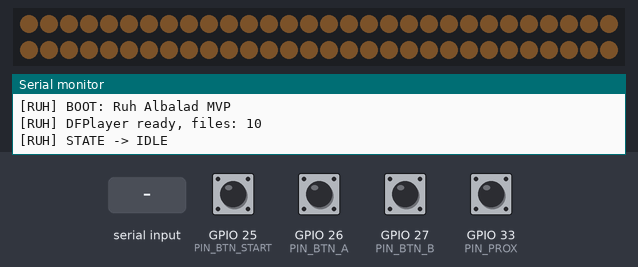
This sketch was run on a simulated ESP32. On the bench: 60 RGB LEDs in strip order, left to right, continuing on the next row, the last lines printed to the serial monitor. The test bench sets the inputs (shaded band); at power-on: GPIO 25 (PIN_BTN_START), GPIO 26 (PIN_BTN_A), GPIO 27 (PIN_BTN_B), GPIO 33 (PIN_PROX) HIGH. Dim RGB values are drawn brighter than linear; the audio player accepts every command and is not drawn.

Above: at 1.84 s.
2.0 s: GPIO 25 (PIN_BTN_START) pulled LOW for 0.15 s
2.7 s: "START\n" received over Serial
5.7 s: "A\n" received over Serial
8.7 s: GPIO 27 (PIN_BTN_B) pulled LOW for 1 s
At 9.51 s:
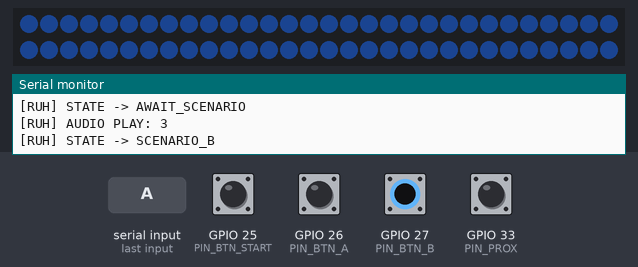
10.3 s: GPIO 33 (PIN_PROX) pulled LOW for 1 s
11.9 s: "B\n" received over Serial
At 44.9 s:
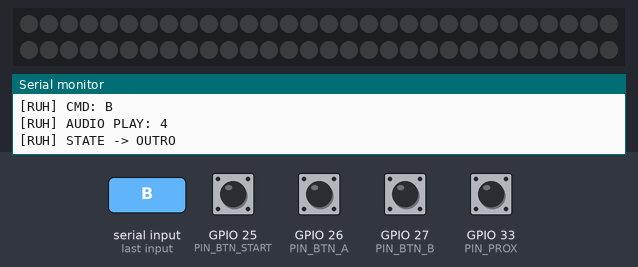

Measured:
- what the display in image 2 shows lasts 0.6 s, from 44.5 s to 45.1 s

The sketch:

ruh_albalad_mvp.ino
```cpp
#include <Arduino.h>
#include <Adafruit_NeoPixel.h>
#include <DFRobotDFPlayerMini.h>
#include <HardwareSerial.h>
#include <esp_system.h>

/*
  ==============================================
  روح البلد - ESP32 MVP (نسخة مستقرة للعرض الأولي)
  ==============================================
  - تشغيل أساسي بدون voice bridge.
  - Test Mode لاختبار كل جزء منفصل.
  - Serial Logs واضحة لكل حالة وأي خطأ.
*/

// =========================================================
// الإعدادات الافتراضية (Default Config) - عدلي من هنا فقط
// =========================================================
namespace CFG {
  // اللوحة المعتمدة: ESP32 DevKit V1 (WROOM-32)
  static const uint32_t SERIAL_BAUD = 115200;

  // Pins
  static const uint8_t PIN_LED_DATA = 18;
  static const uint8_t PIN_BTN_START = 25;
  static const uint8_t PIN_BTN_A = 26;
  static const uint8_t PIN_BTN_B = 27;
  static const uint8_t PIN_PROX = 33; // حساس IR رقمي
  static const uint8_t PIN_DF_TX = 16; // ESP32 TX -> DF RX (مع مقاومة 1K)
  static const uint8_t PIN_DF_RX = 17; // ESP32 RX <- DF TX

  // LED strip المعتمد: WS2812B عدد 60
  static const uint16_t LED_COUNT = 60;
  static const uint8_t LED_BRIGHTNESS = 120; // 0..255

  // السلوك
  static const bool ENABLE_TEST_MODE = false; // true لاختبار الأجزاء منفصلة
  static const bool ENABLE_PROX_SENSOR = true; // إذا تعطل الحساس يعطل تلقائيا
  static const unsigned long INTRO_MS = 7000;
  static const unsigned long AWAIT_MS = 10000;
  static const unsigned long SCENE_MS = 30000;
  static const unsigned long OUTRO_MS = 6000;

  // الصوت
  static const uint8_t AUDIO_VOLUME = 22; // 0..30

  // مراقبة الحساس
  static const unsigned long PROX_STUCK_LOW_MS = 12000;
}

HardwareSerial dfSerial(2);
DFRobotDFPlayerMini dfPlayer;
Adafruit_NeoPixel strip(CFG::LED_COUNT, CFG::PIN_LED_DATA, NEO_GRB + NEO_KHZ800);

enum State { IDLE, INTRO, AWAIT_SCENARIO, SCENARIO_A, SCENARIO_B, OUTRO };
State currentState = IDLE;
unsigned long stateStartMs = 0;
unsigned long lastAnimMs = 0;

bool dfReady = false;
bool sdReady = false;
bool proxEnabled = CFG::ENABLE_PROX_SENSOR;
unsigned long proxLowSinceMs = 0;
int lastProx = HIGH;

String serialCommand;

// ---------- أدوات عامة ----------
void logLine(const String& msg) {
  Serial.println("[RUH] " + msg);
}

bool isPressed(uint8_t pin) {
  return digitalRead(pin) == LOW;
}

void setAll(uint8_t r, uint8_t g, uint8_t b) {
  for (uint16_t i = 0; i < CFG::LED_COUNT; i++) {
    strip.setPixelColor(i, strip.Color(r, g, b));
  }
  strip.show();
}

void breathingStep(uint8_t r, uint8_t g, uint8_t b, uint16_t periodMs) {
  // نبضة إضاءة غير حاجزة (non-blocking)
  unsigned long t = millis() % periodMs;
  float phase = (float)t / (float)periodMs;
  float wave = (phase < 0.5f) ? (phase * 2.0f) : (2.0f - phase * 2.0f);
  uint8_t k = (uint8_t)(wave * 120.0f) + 10;
  setAll((r * k) / 255, (g * k) / 255, (b * k) / 255);
}

void transition(State nextState) {
  currentState = nextState;
  stateStartMs = millis();
  switch (nextState) {
    case IDLE: logLine("STATE -> IDLE"); break;
    case INTRO: logLine("STATE -> INTRO"); break;
    case AWAIT_SCENARIO: logLine("STATE -> AWAIT_SCENARIO"); break;
    case SCENARIO_A: logLine("STATE -> SCENARIO_A"); break;
    case SCENARIO_B: logLine("STATE -> SCENARIO_B"); break;
    case OUTRO: logLine("STATE -> OUTRO"); break;
  }
}

void playTrackSafe(uint8_t idx) {
  // Fail-safe: الصوت اختياري، العرض لا يتوقف إذا تعطل
  if (!dfReady || !sdReady) {
    logLine("AUDIO SKIP: DF/SD not ready, requested track " + String(idx));
    return;
  }
  dfPlayer.play(idx);
  logLine("AUDIO PLAY: " + String(idx));
}

void parseSerialCommands() {
  while (Serial.available() > 0) {
    char c = (char)Serial.read();
    if (c == '\n' || c == '\r') {
      serialCommand.trim();
      if (serialCommand.length() > 0) {
        logLine("CMD: " + serialCommand);
        if (serialCommand == "START" && currentState == IDLE) {
          playTrackSafe(1);
          transition(INTRO);
        } else if (serialCommand == "A" && currentState == AWAIT_SCENARIO) {
          playTrackSafe(2);
          transition(SCENARIO_A);
        } else if (serialCommand == "B" && currentState == AWAIT_SCENARIO) {
          playTrackSafe(3);
          transition(SCENARIO_B);
        } else if (serialCommand == "TEST") {
          logLine("TIP: set CFG::ENABLE_TEST_MODE = true then upload");
        }
      }
      serialCommand = "";
    } else {
      serialCommand += c;
    }
  }
}

void setupAudio() {
  dfSerial.begin(9600, SERIAL_8N1, CFG::PIN_DF_RX, CFG::PIN_DF_TX);
  dfReady = dfPlayer.begin(dfSerial, true, true);
  if (!dfReady) {
    logLine("FAILSAFE: DFPlayer init failed (audio disabled)");
    sdReady = false;
    return;
  }
  dfPlayer.volume(CFG::AUDIO_VOLUME);
  uint16_t files = dfPlayer.readFileCounts();
  sdReady = files > 0;
  if (!sdReady) {
    logLine("FAILSAFE: microSD missing/empty (audio disabled)");
  } else {
    logLine("DFPlayer ready, files: " + String(files));
  }
}

void setupHardware() {
  pinMode(CFG::PIN_BTN_START, INPUT_PULLUP);
  pinMode(CFG::PIN_BTN_A, INPUT_PULLUP);
  pinMode(CFG::PIN_BTN_B, INPUT_PULLUP);
  pinMode(CFG::PIN_PROX, INPUT_PULLUP);

  strip.begin();
  strip.setBrightness(CFG::LED_BRIGHTNESS);
  strip.clear();
  strip.show();
}

void monitorProximityHealth() {
  if (!proxEnabled) return;
  int v = digitalRead(CFG::PIN_PROX);
  if (v == LOW) {
    if (lastProx != LOW) {
      proxLowSinceMs = millis();
    } else if (millis() - proxLowSinceMs > CFG::PROX_STUCK_LOW_MS) {
      proxEnabled = false;
      logLine("FAILSAFE: proximity sensor stuck LOW, disabled");
    }
  }
  lastProx = v;
}

void runFailSafePowerSignal() {
  // لا يوجد قياس جهد مباشر في الدائرة الحالية.
  // بديل عملي: تحذير مرئي ورسالة تسلسلية عند إعادة التشغيل المتكررة.
  esp_reset_reason_t reason = esp_reset_reason();
  if (reason == ESP_RST_BROWNOUT) {
    logLine("FAILSAFE: brownout detected -> check 5V PSU and GND");
    for (int i = 0; i < 3; i++) {
      setAll(255, 0, 0);
      delay(150);
      setAll(0, 0, 0);
      delay(100);
    }
  }
}

// ---------- Test Mode ----------
void testButtons() {
  logLine("TEST: Buttons (press each button)");
  unsigned long start = millis();
  while (millis() - start < 10000) {
    if (isPressed(CFG::PIN_BTN_START)) logLine("TEST OK: START button");
    if (isPressed(CFG::PIN_BTN_A)) logLine("TEST OK: A button");
    if (isPressed(CFG::PIN_BTN_B)) logLine("TEST OK: B button");
    delay(120);
  }
}

void testLeds() {
  logLine("TEST: LED strip");
  setAll(255, 0, 0); delay(700);
  setAll(0, 255, 0); delay(700);
  setAll(0, 0, 255); delay(700);
  setAll(255, 180, 60); delay(700);
  setAll(0, 0, 0);
  logLine("TEST OK: LED sequence done");
}

void testDfPlayer() {
  logLine("TEST: DFPlayer");
  if (!dfReady) {
    logLine("TEST FAIL: DFPlayer not initialized");
    return;
  }
  if (!sdReady) {
    logLine("TEST FAIL: microSD missing/empty");
    return;
  }
  playTrackSafe(1);
  delay(2500);
  playTrackSafe(4);
  delay(2500);
  logLine("TEST OK: DFPlayer tracks played");
}

void testProximity() {
  logLine("TEST: Proximity sensor (trigger within 8s)");
  unsigned long start = millis();
  bool hit = false;
  while (millis() - start < 8000) {
    if (digitalRead(CFG::PIN_PROX) == LOW) {
      hit = true;
      break;
    }
    delay(30);
  }
  if (hit) logLine("TEST OK: proximity triggered");
  else logLine("TEST WARN: proximity not triggered, fallback to START button");
}

void runTestMode() {
  logLine("========== TEST MODE ==========");
  testButtons();
  testLeds();
  testDfPlayer();
  testProximity();
  logLine("========== TEST MODE DONE ==========");
}

// ---------- حالات النظام ----------
void handleIdle() {
  if (millis() - lastAnimMs > 25) {
    breathingStep(40, 30, 20, 2200);
    lastAnimMs = millis();
  }

  bool proxTriggered = proxEnabled && (digitalRead(CFG::PIN_PROX) == LOW);
  if (isPressed(CFG::PIN_BTN_START) || proxTriggered) {
    playTrackSafe(1); // 0001 - intro
    transition(INTRO);
  }
}

void handleIntro() {
  if (millis() - lastAnimMs > 20) {
    breathingStep(255, 165, 60, 1400);
    lastAnimMs = millis();
  }
  if (millis() - stateStartMs >= CFG::INTRO_MS) {
    transition(AWAIT_SCENARIO);
  }
}

void handleAwaitScenario() {
  if (millis() - lastAnimMs > 35) {
    breathingStep(80, 80, 80, 1800);
    lastAnimMs = millis();
  }

  if (isPressed(CFG::PIN_BTN_A)) {
    playTrackSafe(2); // 0002 - prosperity
    transition(SCENARIO_A);
  } else if (isPressed(CFG::PIN_BTN_B)) {
    playTrackSafe(3); // 0003 - neglect
    transition(SCENARIO_B);
  } else if (millis() - stateStartMs >= CFG::AWAIT_MS) {
    logLine("No selection -> default SCENARIO_A");
    playTrackSafe(2);
    transition(SCENARIO_A);
  }
}

void handleScenarioA() {
  if (millis() - lastAnimMs > 18) {
    breathingStep(255, 180, 70, 1000);
    lastAnimMs = millis();
  }
  if (millis() - stateStartMs >= CFG::SCENE_MS) {
    playTrackSafe(4); // 0004 - outro
    transition(OUTRO);
  }
}

void handleScenarioB() {
  if (millis() - lastAnimMs > 25) {
    breathingStep(40, 90, 180, 1300);
    lastAnimMs = millis();
  }
  if (millis() - stateStartMs >= CFG::SCENE_MS) {
    playTrackSafe(4);
    transition(OUTRO);
  }
}

void handleOutro() {
  unsigned long elapsed = millis() - stateStartMs;
  if (elapsed < CFG::OUTRO_MS) {
    int k = map((int)elapsed, 0, (int)CFG::OUTRO_MS, 50, 0);
    setAll(k / 2, k / 3, k / 4);
  } else {
    transition(IDLE);
  }
}

void setup() {
  Serial.begin(CFG::SERIAL_BAUD);
  delay(200);
  logLine("BOOT: Ruh Albalad MVP");

  setupHardware();
  setupAudio();
  runFailSafePowerSignal();
  transition(IDLE);

  if (CFG::ENABLE_TEST_MODE) {
    runTestMode();
  }
}

void loop() {
  parseSerialCommands();
  monitorProximityHealth();

  switch (currentState) {
    case IDLE: handleIdle(); break;
    case INTRO: handleIntro(); break;
    case AWAIT_SCENARIO: handleAwaitScenario(); break;
    case SCENARIO_A: handleScenarioA(); break;
    case SCENARIO_B: handleScenarioB(); break;
    case OUTRO: handleOutro(); break;
  }
}
```
